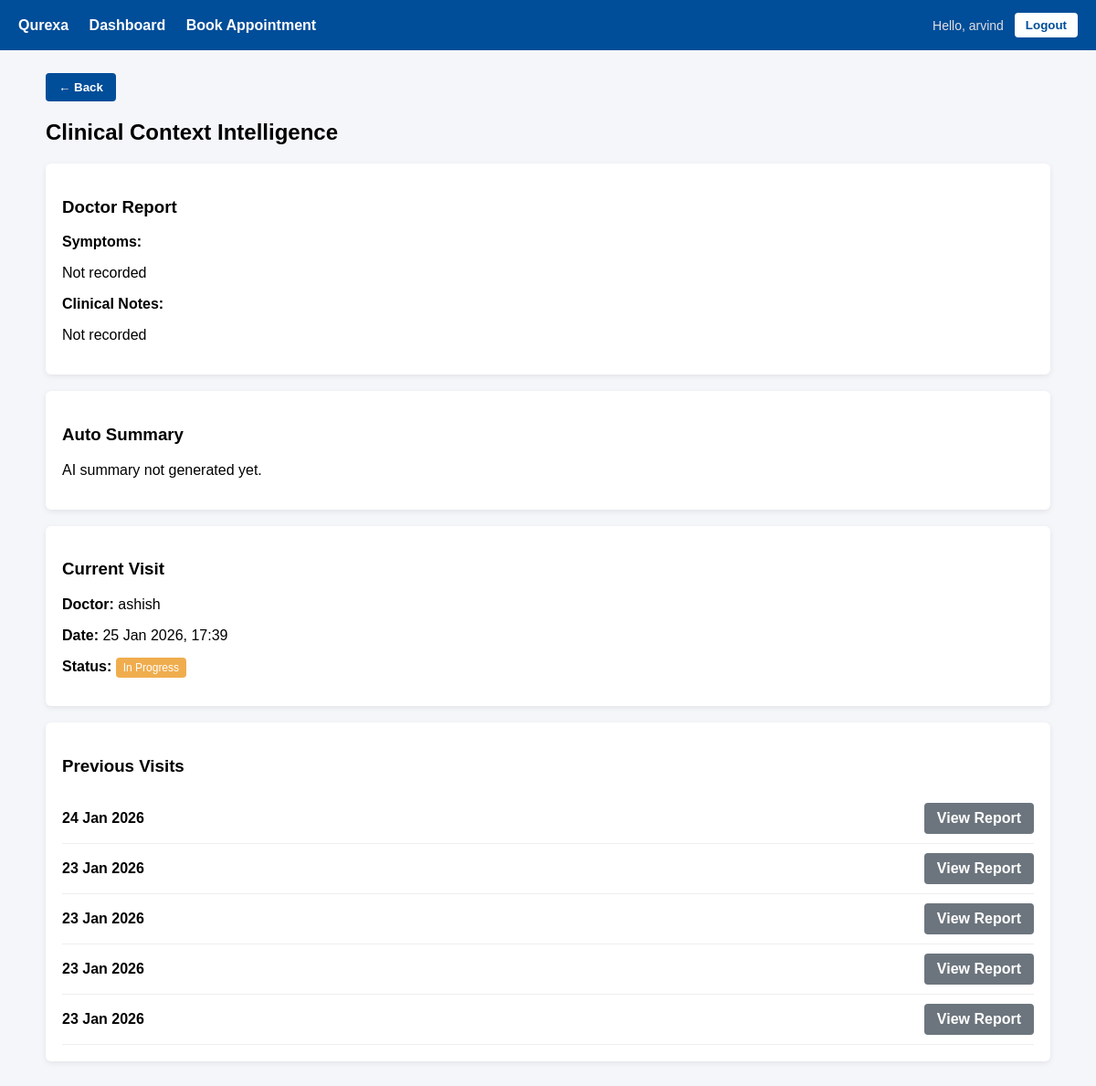
Page /records/visit/6/context/ (signed in) on the committed database.
### users/models.py (models this page shows, shortened)
class User(AbstractUser):
    ROLE_CHOICES = (
        ('ADMIN', 'Admin'),
        ('DOCTOR', 'Doctor'),
        ('PATIENT', 'Patient'),
    )
    role = models.CharField(
        max_length=10,
        choices=ROLE_CHOICES,
        default='PATIENT'  # ✅ safety default
    )
    mobile = models.CharField(
        max_length=15,
        unique=True,
        null=True,
        blank=True
    )

### records/models.py (models this page shows, shortened)
class Visit(models.Model):
    appointment = models.OneToOneField(
        Appointment,
        on_delete=models.CASCADE,
        limit_choices_to={'status': 'COMPLETED'}
    )
    patient = models.ForeignKey(Patient, on_delete=models.CASCADE, editable=False)
    doctor = models.ForeignKey(Doctor, on_delete=models.CASCADE, editable=False)
    symptoms = models.TextField(blank=True)
    clinical_notes = models.TextField(blank=True)
    ai_summary = models.TextField(blank=True)
    is_finalized = models.BooleanField(default=False)
    created_at = models.DateTimeField(auto_now_add=True)
    def previous_visits(self):
        return Visit.objects.filter(
            patient=self.patient
        ).exclude(id=self.id).order_by('-created_at')

### doctors/models.py (models this page shows, shortened)
class Doctor(models.Model):
    user = models.OneToOneField(
        settings.AUTH_USER_MODEL,
        on_delete=models.CASCADE
    )
    specialization = models.CharField(max_length=100)
    experience_years = models.IntegerField()
    created_at = models.DateTimeField(auto_now_add=True)  # ✅ FIX

### records/views.py (the view, shortened to what this page needs)
# urls.py: path('visit/<int:visit_id>/context/', visit_context, name='visit_context'),
@login_required
def visit_context(request, visit_id):
    visit = get_object_or_404(Visit, id=visit_id)
    if request.user.role == 'DOCTOR':
        if visit.doctor.user != request.user:
            return HttpResponseForbidden("Not your patient")
    elif request.user.role == 'PATIENT':
        if visit.patient.user != request.user:
            return HttpResponseForbidden("Access denied")
    else:
        return HttpResponseForbidden("Unauthorized")
    previous_visits = visit.previous_visits()
    return render(
        request,
        'records/visit_context.html',
        {
            'visit': visit,
            'previous_visits': previous_visits,
        }
    )

### templates/records/visit_context.html
{% extends "base.html" %}
{% block content %}
<button onclick="history.back()" class="btn btn-outline-primary mb-3">
    ← Back
</button>
<h2 class="page-title">Clinical Context Intelligence</h2>
<div class="card">
    <h3>Doctor Report</h3>
    {% if user.role == "DOCTOR" %}
        {% if not visit.is_finalized %}
            <form method="post">
                {% csrf_token %}
                <div class="form-row">
                    <div class="form-group">
                        <label>Symptoms</label>
                        <textarea name="symptoms" rows="4">{{ visit.symptoms }}</textarea>
                    </div>
                    <div class="form-group">
                        <label>Clinical Notes</label>
                        <textarea name="clinical_notes" rows="4">{{ visit.clinical_notes }}</textarea>
                    </div>
                </div>
                <div class="action-row">
                    <button type="submit" name="save" class="btn btn-primary">
                        Save Notes
                    </button>
                    <button type="submit" name="generate_ai" class="btn btn-secondary">
                        Generate AI Summary
                    </button>
                    <button type="submit" name="finalize" class="btn btn-danger">
                        Finalize Visit
                    </button>
                </div>
            </form>
        {% else %}
            <p><strong>Symptoms:</strong></p>
            <p>{{ visit.symptoms|default:"Not recorded" }}</p>
            <p><strong>Clinical Notes:</strong></p>
            <p>{{ visit.clinical_notes|default:"Not recorded" }}</p>
            <p class="text-muted">
                This visit is finalized and cannot be edited.
            </p>
        {% endif %}
    {% else %}
        <p><strong>Symptoms:</strong></p>
        <p>{{ visit.symptoms|default:"Not recorded" }}</p>
        <p><strong>Clinical Notes:</strong></p>
        <p>{{ visit.clinical_notes|default:"Not recorded" }}</p>
    {% endif %}
</div>
<div class="card">
    <h3>Auto Summary</h3>
    {% if visit.ai_summary %}
        <p class="ai-summary">{{ visit.ai_summary }}</p>
    {% else %}
        <p class="text-muted">AI summary not generated yet.</p>
    {% endif %}
</div>
<div class="card">
    <h3>Current Visit</h3>
    <p><strong>Doctor:</strong> {{ visit.doctor.user.username }}</p>
    <p><strong>Date:</strong> {{ visit.created_at|date:"d M Y, H:i" }}</p>
    <p>
        <strong>Status:</strong>
        {% if visit.is_finalized %}
            <span class="badge badge-completed">Completed</span>
        {% else %}
            <span class="badge badge-pending">In Progress</span>
        {% endif %}
    </p>
</div>
<div class="card">
    <h3>Previous Visits</h3>
    {% if previous_visits %}
        <ul class="visit-list">
            {% for v in previous_visits %}
                <li class="visit-item">
                    <span class="visit-date">
                        {{ v.created_at|date:"d M Y" }}
                    </span>
                    <a class="btn btn-sm btn-secondary"
                       href="/records/visit/{{ v.id }}/context/">
                        View Report
                    </a>
                </li>
            {% endfor %}
        </ul>
    {% else %}
        <p class="text-muted">No previous visits available.</p>
    {% endif %}
</div>
{% endblock %}

### templates/base.html (shortened to what this page needs)
{% load static %}
<!DOCTYPE html>
<html lang="en">
<head>
</head>
<body>
<header>
    <nav>
        <div class="nav-left">
            <a href="/">Qurexa</a>
            {% if user.is_authenticated %}
                {% if user.role == 'PATIENT' %}
                    <a href="/patients/dashboard/">Dashboard</a>
                    <a href="/appointments/book/">Book Appointment</a>
                {% elif user.role == 'DOCTOR' %}
                    <a href="/doctors/dashboard/">Dashboard</a>
                {% endif %}
            {% endif %}
        </div>
        <div class="nav-right">
            {% if user.is_authenticated %}
                <span>Hello, {{ user.username }}</span>
                <form method="post" action="/logout/" style="margin: 0;">
                    <button type="submit">Logout</button>
                </form>
            {% else %}
                <a href="/login/" class="btn">Login</a>
            {% endif %}
        </div>
    </nav>
</header>
<div class="container">
    {% block content %}
    {% endblock %}
</div>
</body>
</html>

### templates/base.html (style rules this page uses)
body { margin: 0; font-family: Arial, Helvetica, sans-serif; background-color: #f5f6fa; }
a { text-decoration: none; }
header { background-color: #004d99; padding: 14px 20px; }
nav { display: flex; align-items: center; justify-content: space-between; }
.nav-left a { color: #ffffff; margin-right: 18px; font-weight: bold; }
.nav-right { display: flex; align-items: center; }
.nav-right span { color: #e0e0e0; margin-right: 12px; font-size: 14px; }
.nav-right button { background: #ffffff; color: #004d99; border: none; padding: 6px 12px; border-radius: 4px; cursor: pointer; font-weight: bold; }
.container { padding: 25px; max-width: 1100px; margin: auto; }
.card { background: #ffffff; padding: 18px; margin-bottom: 18px; border-radius: 6px; box-shadow: 0 2px 6px rgba(0, 0, 0, 0.08); }
.btn { background: #004d99; color: #ffffff; padding: 8px 14px; border: none; border-radius: 4px; cursor: pointer; font-weight: bold; display: inline-block; }
.btn-secondary { background: #6c757d; }
.badge { padding: 4px 8px; border-radius: 4px; font-size: 12px; color: #ffffff; }
.badge-pending { background-color: #f0ad4e; }
.visit-list { list-style: none; padding: 0; margin: 0; }
.visit-item { display: flex; justify-content: space-between; align-items: center; padding: 10px 0; border-bottom: 1px solid #eee; }
.visit-date { font-weight: 600; }

### rows in the picture
User: username "arvind"
Visit: symptoms "Not recorded", clinical_notes "Not recorded", doctor.user.username "ashish", created_at "25 Jan 2026, 17:39"
Visit: created_at "24 Jan 2026"
Visit: created_at "23 Jan 2026"
Visit: created_at "23 Jan 2026"
Visit: created_at "23 Jan 2026"
Visit: created_at "23 Jan 2026"
